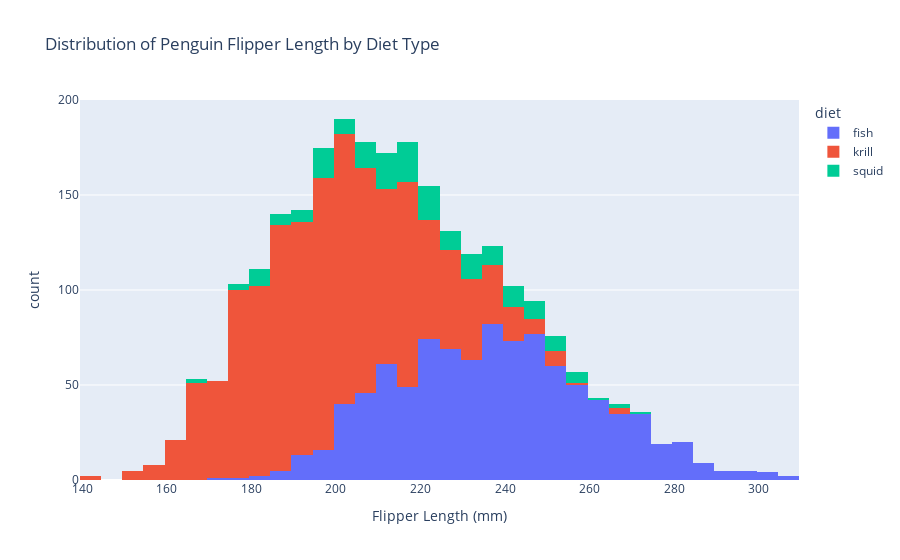

Here is the notebook cell this chart was saved with:
### Markdown cell above
<html>
<h2 style="background-color: #00364A;">
<font size="+1"><br>
    <font color=#F1C9FE><b>&nbsp;   &nbsp; Data Visualization #5: Interactive Histogram </b></font>
    </font>  <br>
</h2>
</html>

### Code cell
# Create a copy of the DataFrame to work with a slice of it
new_penguins_copy = new_penguins.copy()

# Filter out the 'parental' diet category
filtered_penguins_copy = new_penguins_copy[new_penguins_copy['diet'] != 'parental'].copy()

# Ensure 'diet' column is a categorical type
filtered_penguins_copy['diet'] = filtered_penguins_copy['diet'].astype('category')

# Create a color map
unique_diets = filtered_penguins_copy['diet'].cat.categories
colors = px.colors.qualitative.Plotly
color_map = {diet: colors[i % len(colors)] for i, diet in enumerate(unique_diets)}

# Create an interactive histogram 
fig = px.histogram(
    filtered_penguins_copy, 
    x='flipper_length_mm', 
    color='diet', 
    color_discrete_map=color_map,  # Set color palette
    barmode='stack',
    labels={'flipper_length_mm': 'Flipper Length (mm)', 'count': 'Count'},
    title='Distribution of Penguin Flipper Length by Diet Type',
    hover_data={'flipper_length_mm': True, 'diet': True}   # Customize hover data
)  

# Show the plot
fig.show()

### Figure 1 — Plotly figure (JSON) as saved in the notebook; plotly's stock layout.template omitted (floating-point values rounded to 4 significant figures; data arrays with more than 128 entries replaced by an {"elided": "..."} marker saying what was removed)
{"data": [{"alignmentgroup": "True", "bingroup": "x", "hovertemplate": "diet=fish<br>Flipper Length (mm)=%{x}<br>count=%{y}<extra></extra>", "legendgroup": "fish", "marker": {"color": "#636EFA", "pattern": {"shape": ""}}, "name": "fish", "offsetgroup": "fish", "orientation": "v", "showlegend": true, "type": "histogram", "x": {"elided": "958 int values"}, "xaxis": "x", "yaxis": "y"}, {"alignmentgroup": "True", "bingroup": "x", "hovertemplate": "diet=krill<br>Flipper Length (mm)=%{x}<br>count=%{y}<extra></extra>", "legendgroup": "krill", "marker": {"color": "#EF553B", "pattern": {"shape": ""}}, "name": "krill", "offsetgroup": "krill", "orientation": "v", "showlegend": true, "type": "histogram", "x": {"elided": "1419 int values"}, "xaxis": "x", "yaxis": "y"}, {"alignmentgroup": "True", "bingroup": "x", "hovertemplate": "diet=squid<br>Flipper Length (mm)=%{x}<br>count=%{y}<extra></extra>", "legendgroup": "squid", "marker": {"color": "#00CC96", "pattern": {"shape": ""}}, "name": "squid", "offsetgroup": "squid", "orientation": "v", "showlegend": true, "type": "histogram", "x": {"elided": "193 int values"}, "xaxis": "x", "yaxis": "y"}], "layout": {"autosize": true, "barmode": "stack", "legend": {"title": {"text": "diet"}, "tracegroupgap": 0}, "title": {"text": "Distribution of Penguin Flipper Length by Diet Type"}, "xaxis": {"anchor": "y", "autorange": true, "domain": [0, 1], "range": [139.5, 309.5], "title": {"text": "Flipper Length (mm)"}, "type": "linear"}, "yaxis": {"anchor": "x", "autorange": true, "domain": [0, 1], "range": [0, 200], "title": {"text": "count"}}}}
